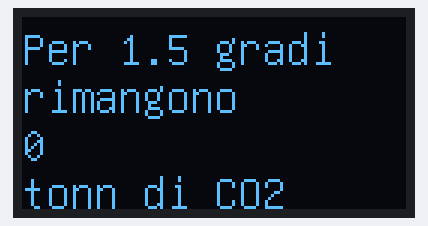
A sketch run on a simulated ESP8266 (NodeMCU). On the bench: 128×64 one-colour display. What the sketch prints to the serial monitor is not drawn.

Above: at 4.1 s.
At 10.6 s:
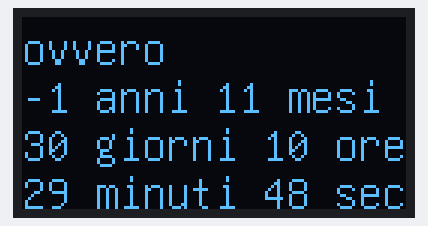
At 14.6 s:
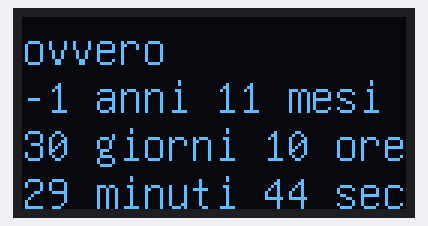
At 20.2 s:
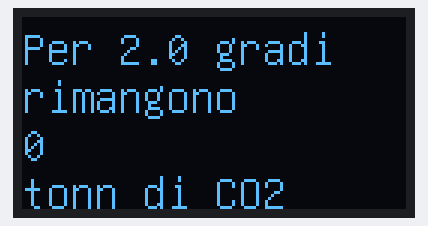
At 30.6 s:
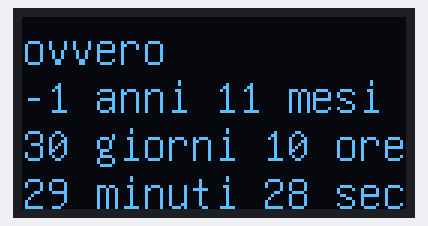
At 38.6 s:
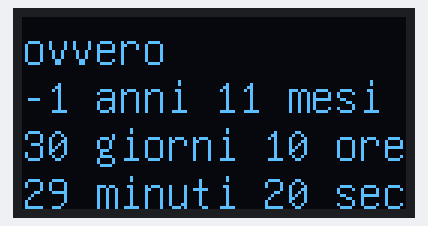

Measured:
- what the display in image 0 shows lasts 6.0 s, from 4.1 s to 10.1 s
- what the display in image 2 shows lasts 3.1 s, from 14.5 s to 17.6 s
- what the display in image 3 shows lasts 10.1 s, from 20.1 s to 30.2 s

The sketch:

sketch.ino
```cpp
// (licence header left out)
// oled screen
#include <U8g2lib.h>

// esp
#include <ESP8266WiFi.h>
#include <ESP8266WiFiMulti.h>
#include <ESP8266HTTPClient.h>

// wifi client
#include <WiFiClient.h>

// eps8266 variable
ESP8266WiFiMulti WiFiMulti;

// oled connections
// clock/d0, data/d1, cs, dc, reset
U8G2_SSD1306_128X64_NONAME_F_4W_SW_SPI u8g2(U8G2_R0, D4, D3, D0, D1, D2);

unsigned long tlast = 0; // init time of the last url retriving (millis)
unsigned long tlast_what = 0; // init time of the last screen change (millis)
int what = 0;  // what to display
int what_max = 5; // max number of display types
String data[6]; // data fields from url
String api_url = "http://smanettare.altervista.org/climate_clock/get_data.php";

// *************
void setup() {

  // init serial
  Serial.begin(9600);

  // init OLED
  u8g2.begin();

  printOLED("connecting...");
  // wait to start
  for (int i = 0; i < 4; i++) {
    delay(1000);
  }

  // set wifi mode and connect
  WiFi.mode(WIFI_STA);
  WiFiMulti.addAP("YOUR_SSID", "YOUR_PASSWORD");
  Serial.println("AP added");

}

// **************
void loop() {

  // download data every minute
  if (millis() - tlast > 60000) {
    read_from_server(data);
    tlast = millis(); // store loading time
  }

  // change screen type every 10s
  if (millis() - tlast_what > 10000) {
    what = (what + 1) % what_max;
    tlast_what = millis(); // store loading time
  }

  // do stuff and update oled
  manage(data);

  // refresh time
  delay(50);
}

// ********
// manage retrived data and write to oled
void manage(String data[]) {

  // time left for specific temperature
  int time_left15C = data[0].toInt();
  int time_left20C = data[1].toInt();

  // carbon left for specific temperature, tonn
  double carbon_left15C = data[2].toDouble();
  double carbon_left20C = data[3].toDouble();

  // carbon loss rate, tonn/s
  double loss_rate = data[4].toDouble();

  String sentence = data[5];

  Serial.println(sentence);

  // prepare data for oled depending on screen type
  String message[4];
  String mm;
  if (what == 0) {
    mm = cb2string(carbon_left15C, loss_rate);
    message[0] = "Per 1.5 gradi";
  } else if (what == 1) {
    mm = utime2string(time_left15C);
    message[0] = "ovvero";
  } else if (what == 2) {
    mm = cb2string(carbon_left20C, loss_rate);
    message[0] = "Per 2.0 gradi";
  } else if (what == 3) {
    mm = utime2string(time_left20C);
    message[0] = "ovvero";
  } else if (what == 4) {
    message[0] = split_str(sentence, ';', 0);
    message[1] = split_str(sentence, ';', 1);
    message[2] = split_str(sentence, ';', 2);
    message[3] = split_str(sentence, ';', 3);
  } else {
    mm = "ERROR";
  }

  // write to oled
  if (what < 4) {
    message[1] = split_str(mm, ';', 0);
    message[2] = split_str(mm, ';', 1);
    message[3] = split_str(mm, ';', 2);
  }
  printOLEDlines(message);

}

// ********************
// covert carbon budget to oled message (NOTE: semicolons are new lines in oled)
String cb2string(double cb, double loss) {
  int dt = millis() - tlast;
  return "rimangono;" + eng(floor(cb - dt * loss)) + ";tonn di CO2";
}

// *************
// add thousand separators (NOTE: only works for this specific project!)
String eng(double uu) {
  String us = split_str(String(uu), '.', 0);
  String es = "";
  for (int i = 0; i < us.length(); i++) {
    int j = us.length() - i - 1;
    es = us.substring(j, j + 1) + es;
    if (i % 3 == 2 && i < 9) {
      es = "." + es;
    }
  }
  return es;
}


// ********************
// convert time in seconds to oled string (NOTE: semicolons are new lines in oled)
String utime2string(int uu) {
  float fs[6] = {365.25 * 3600. * 24., 365.25 * 3600. * 24. / 12., 24.*3600., 3600., 60., 1.};
  String ns[6] = {"anni ", "mesi;", "giorni ", "ore;", "minuti ", "sec"};
  int u = uu - round((millis() - tlast) / 1e3);
  String s = "";
  for (int i = 0; i < 6; i++) {
    int t = floor(u / fs[i]);
    u -= floor(fs[i] * t);
    s += String(t) + " " + ns[i];
  }
  return s;
}

// ********************
// read data from server
String *read_from_server(String data[6]) {

  for (int i = 0; i < 6; i++) {
    data[i] = "";
  }

  // wait for WiFi connection
  if ((WiFiMulti.run() == WL_CONNECTED)) {

    WiFiClient client;

    // set client
    HTTPClient http;
    Serial.println("[HTTP] begin...");

    // read client
    if (http.begin(client, api_url)) { // HTTP

      Serial.println("[HTTP] GET...");
      // start connection and send HTTP header
      int httpCode = http.GET();

      // httpCode will be negative on error
      if (httpCode > 0) {
        // HTTP header has been send and Server response header has been handled
        Serial.printf("[HTTP] GET... code: %d\n", httpCode);

        // file found at server
        if (httpCode == HTTP_CODE_OK || httpCode == HTTP_CODE_MOVED_PERMANENTLY) {
          // read page content
          String payload = http.getString();
          Serial.println("xxx" + payload + "yyy");
          for (int i = 0; i < 6; i++) {
            data[i] = split_str(payload, '|', i);
          }
        }
      } else {
        Serial.printf("[HTTP] GET... failed, error: %s\n", http.errorToString(httpCode).c_str());
      }

      http.end();
    } else {
      Serial.println("[HTTP} Unable to connect");
    }
  }
  return data;
}


//***************
void printOLED(String message) {
  printOLEDxy(message, 0, 16);
}

//***************
void printOLEDxy(String message, int xx, int yy) {
  u8g2.firstPage();
  do {
    u8g2.setFont(u8g_font_unifont);
    u8g2.setCursor(xx, yy);
    u8g2.print(message);
  }
  while (u8g2.nextPage());
}


//***************
void printOLEDlines(String message[]) {
  u8g2.firstPage();
  do {
    u8g2.setFont(u8g_font_unifont);
    for (int i = 0; i < 4; i++) {
      u8g2.setCursor(0, 16 * (i + 1));
      u8g2.print(message[i]);
    }
  }
  while (u8g2.nextPage());
}

// **********************
// split string function, see
// https://stackoverflow.com/questions/9072320/split-string-into-string-array
String split_str(String data, char separator, int index) {
  int found = 0;
  int strIndex[] = {0, -1};
  int maxIndex = data.length() - 1;

  for (int i = 0; i <= maxIndex && found <= index; i++) {
    if (data.charAt(i) == separator || i == maxIndex) {
      found++;
      strIndex[0] = strIndex[1] + 1;
      strIndex[1] = (i == maxIndex) ? i + 1 : i;
    }
  }

  return found > index ? data.substring(strIndex[0], strIndex[1]) : "";
}
```
